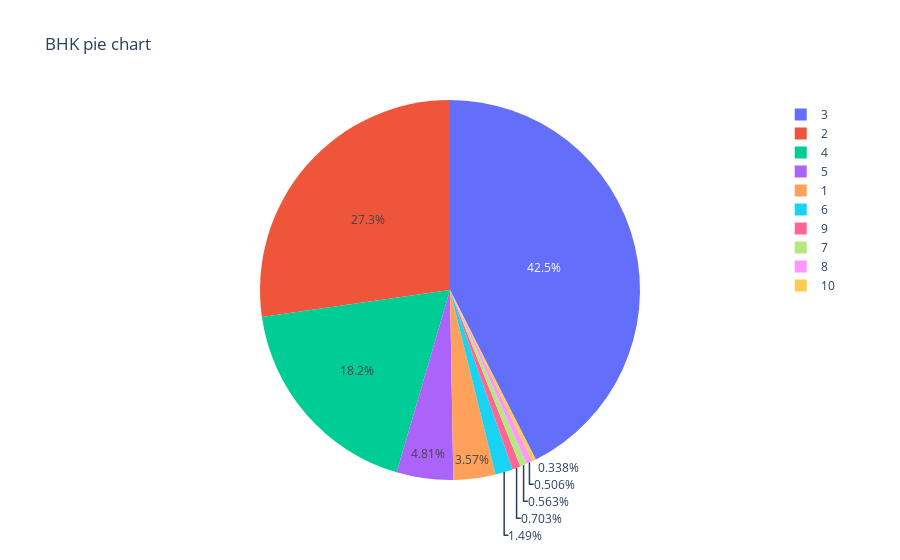

Notebook code for this chart:
### Code cell
fig = px.pie(df, names='bedRoom', title='BHK pie chart')

# Show the plot
fig.show()

### Figure 1 — Plotly figure (JSON) as saved in the notebook; plotly's stock layout.template omitted (floating-point values rounded to 4 significant figures; data arrays with more than 128 entries replaced by an {"elided": "..."} marker saying what was removed)
{"data": [{"domain": {"x": [0, 1], "y": [0, 1]}, "hovertemplate": "bedRoom=%{label}<extra></extra>", "labels": {"elided": "3554 int values"}, "legendgroup": "", "name": "", "showlegend": true, "type": "pie"}], "layout": {"legend": {"tracegroupgap": 0}, "title": {"text": "BHK pie chart"}}}
